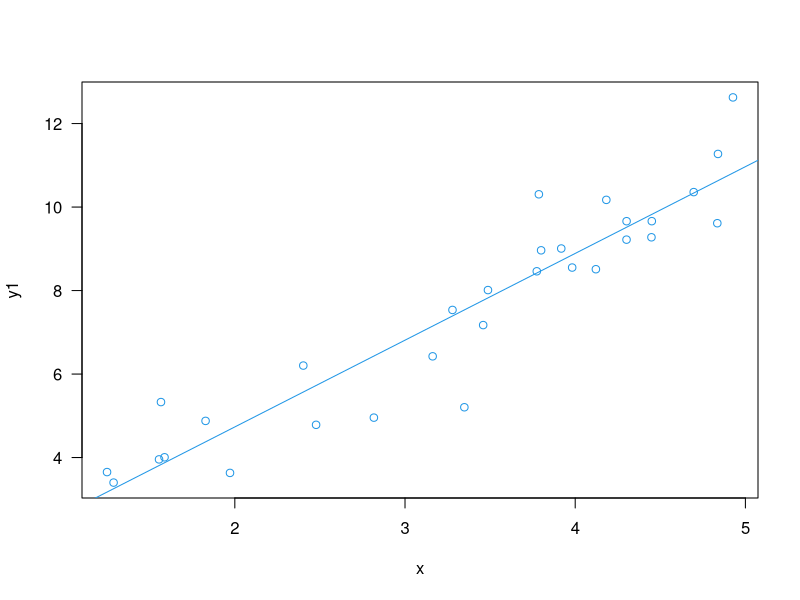
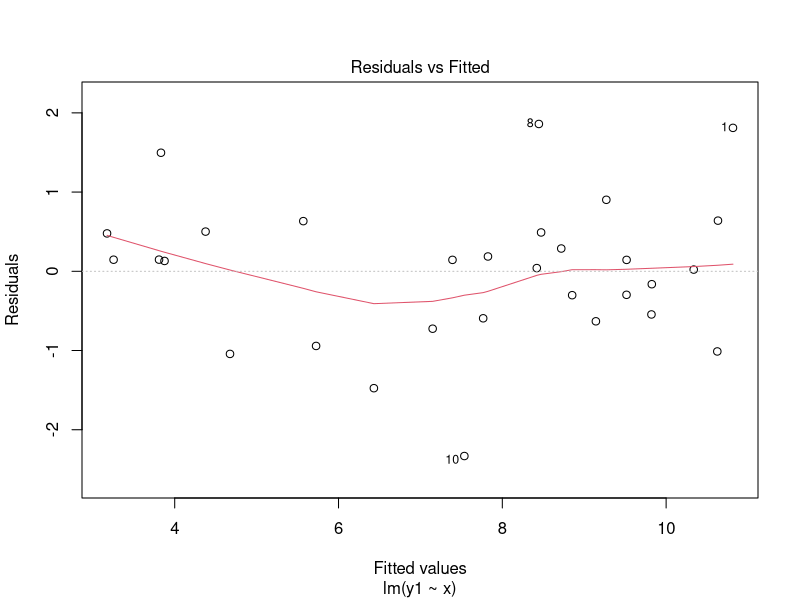
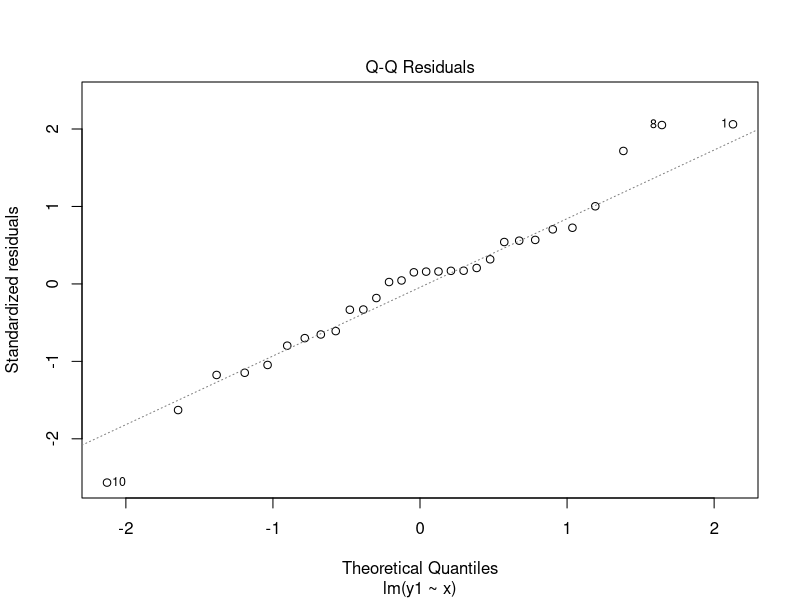
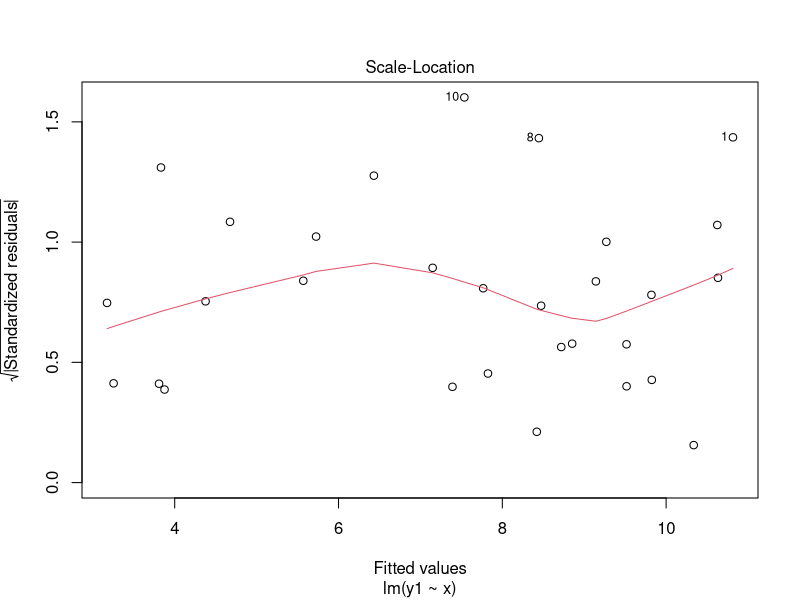
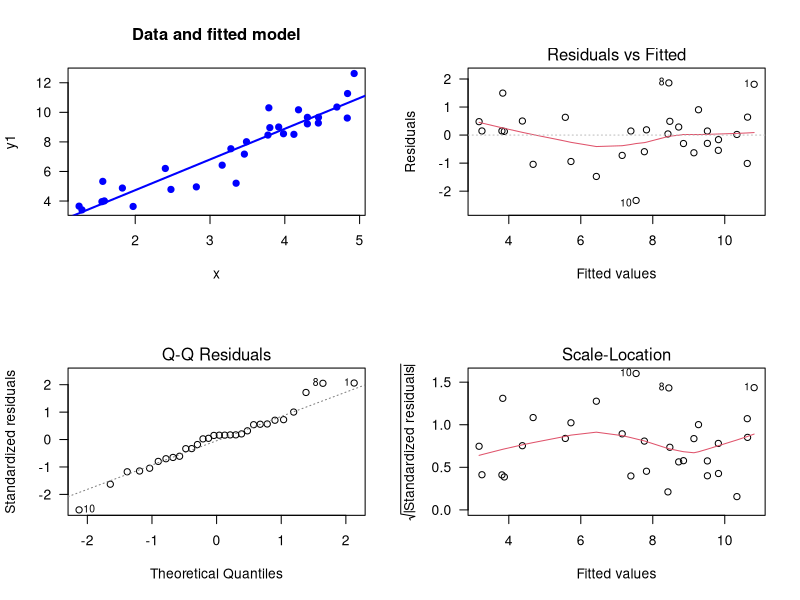
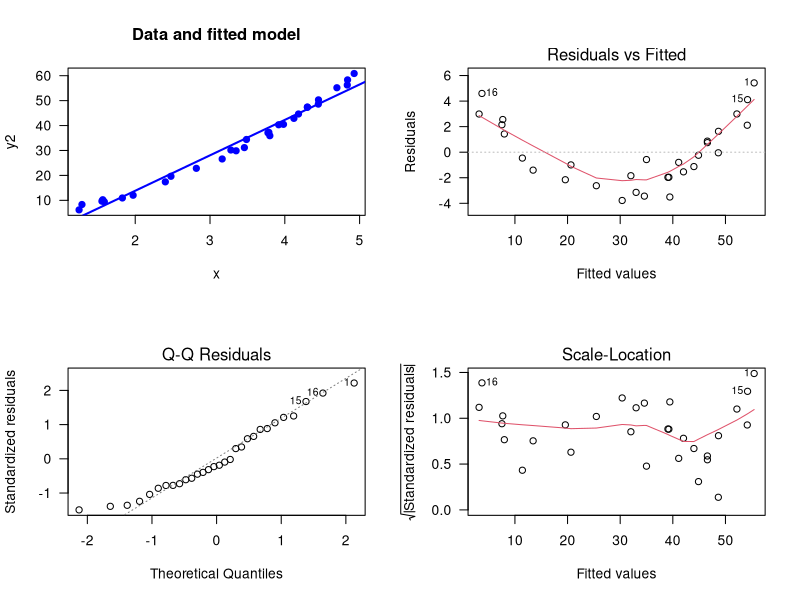
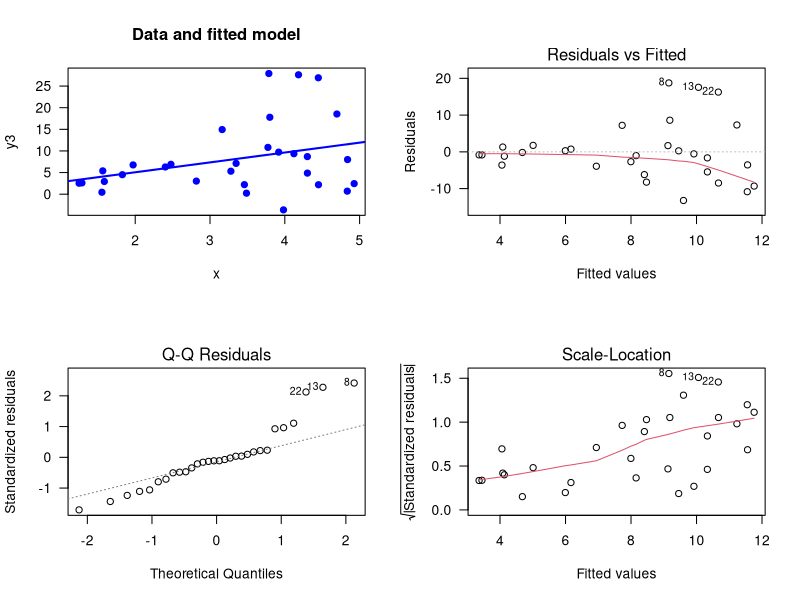
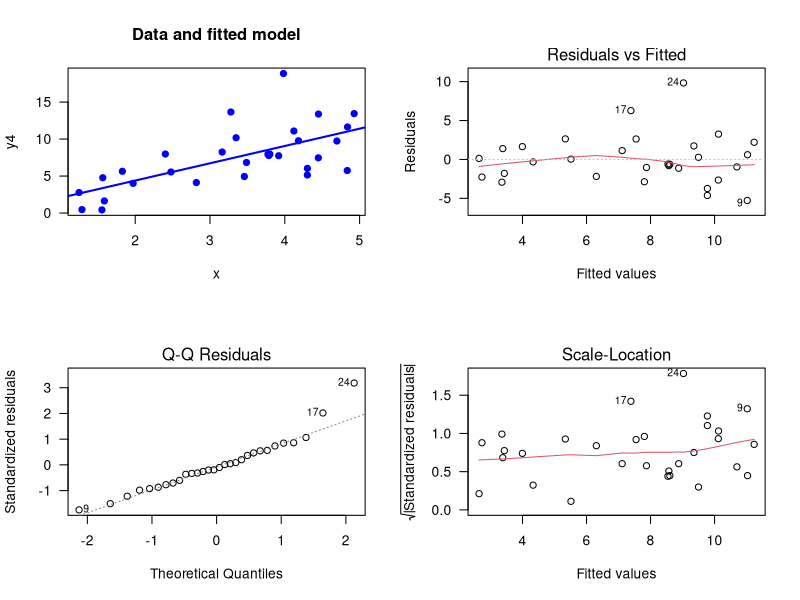

Write the R code that produced these figures, in order.
# Statistical Thinking (ETC2420 / ETC5242)
# Semester 2, 2025
#
# Week 9, Workshop

# Disclaimer:
#
# The code below was written live during the workshop and run interactively.
# As such, it may not necessarily be properly formatted or as polished as
# production-quality code.
#
# We recommend that you consult the recording of the workshop when reviewing
# this code. Various important details were conveyed verbally in the workshop,
# and some aspects were shown through incremental edits of the code, neither of
# which are captured below.

# A further note specific to this week:
#
# In this workshop we make use of the R base graphics system, rather than the
# ggplot/tidyverse system.  This is primarily for speed and convenience: the
# base graphics system is very quick and concise to use for scatter plots and
# diagnostic plots of regression models.  The main goal of the plots in the
# workshop was to see the various concepts illustrated, rather than on learning
# the R code.  You can do the latter more effectively via the notes & exercises
# in the tutorials.


library(tidyverse)

x <- runif(30, 1, 5)
y1 <- rnorm(30, 1 + 2 * x, 1)

d1 <- tibble(xvar = x, yvar = y1)
d1

plot(x, y1, col = 4, las = 1)

l1 <- lm(y1 ~ x)
l2 <- lm(yvar ~ xvar, d1)

abline(l1, col = 4)

library(broom)

tidy(l1)
glance(l1)

confint(l1)

plot(l1, 1:3)

fit_and_draw_plots <- function(x, y) {
  fitted_model <- lm(y ~ x)
  par(mfrow = c(2, 2))
  plot(x, y, col = "blue", pch = 19, las = 1,
       xlab = deparse1(substitute(x)),
       ylab = deparse1(substitute(y)),
       main = "Data and fitted model")
  abline(fitted_model, col = "blue", lwd = 2)
  plot(fitted_model, 1:3, las = 1)
}

fit_and_draw_plots(x, y1)

y2 <- rnorm(30, 1 + 2 *x + 2 * x^2, 1)
fit_and_draw_plots(x, y2)

l2 <- lm(y2 ~ x)
glance(l2)

y3 <- rnorm(30, 1 + 2 * x, 1 + 0.5 * x^2)
fit_and_draw_plots(x, y3)

y4 <- rchisq(30, 2 * x)
fit_and_draw_plots(x, y4)

data(Animals, package = "MASS")
head(Animals, 4)

m0 <- lm(brain ~ body, Animals)
m0

plot(Animals, col = 4)
abline(m0, col = 4)

LogAnimals <- log(Animals)
head(LogAnimals, 4)

m1 <- lm(brain ~ body, LogAnimals)
m1

plot(LogAnimals, col = 4)
abline(m1, col = 4)

fit_and_draw_plots(LogAnimals$body, LogAnimals$brain)

LogAnimals2 <- LogAnimals[-c(6, 16, 26), ]

m2 <- lm(brain ~ body, LogAnimals2)
m2

plot(LogAnimals2, col = 4)
abline(m2, col = 4)

Animals[-c(6, 16, 26), ]
Animals[c(6, 16, 26), ]
